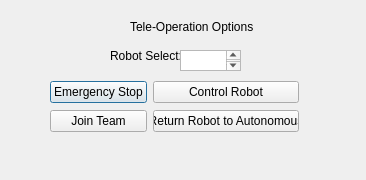
<?xml version="1.0" encoding="UTF-8"?>
<ui version="4.0">
 <class>OPNPartic</class>
 <widget class="QDialog" name="OPNPartic">
  <property name="geometry">
   <rect>
    <x>0</x>
    <y>0</y>
    <width>366</width>
    <height>180</height>
   </rect>
  </property>
  <property name="windowTitle">
   <string>Dialog</string>
  </property>
  <widget class="QWidget" name="layoutWidget">
   <property name="geometry">
    <rect>
     <x>50</x>
     <y>80</y>
     <width>249</width>
     <height>54</height>
    </rect>
   </property>
   <layout class="QHBoxLayout" name="horizontalLayout">
    <item>
     <layout class="QVBoxLayout" name="verticalLayout">
      <item>
       <widget class="QPushButton" name="pushButton">
        <property name="text">
         <string>Emergency Stop</string>
        </property>
       </widget>
      </item>
      <item>
       <widget class="QPushButton" name="pushButton_4">
        <property name="text">
         <string>Join Team</string>
        </property>
       </widget>
      </item>
     </layout>
    </item>
    <item>
     <layout class="QVBoxLayout" name="verticalLayout_2">
      <item>
       <widget class="QPushButton" name="pushButton_3">
        <property name="text">
         <string>Control Robot</string>
        </property>
       </widget>
      </item>
      <item>
       <widget class="QPushButton" name="pushButton_2">
        <property name="text">
         <string>Return Robot to Autonomous</string>
        </property>
       </widget>
      </item>
     </layout>
    </item>
   </layout>
  </widget>
  <widget class="QLabel" name="label">
   <property name="geometry">
    <rect>
     <x>130</x>
     <y>20</y>
     <width>143</width>
     <height>14</height>
    </rect>
   </property>
   <property name="text">
    <string>Tele-Operation Options</string>
   </property>
  </widget>
  <widget class="QLabel" name="label_2">
   <property name="geometry">
    <rect>
     <x>110</x>
     <y>40</y>
     <width>81</width>
     <height>31</height>
    </rect>
   </property>
   <property name="text">
    <string>Robot Select:</string>
   </property>
  </widget>
  <widget class="QTextEdit" name="textEdit">
   <property name="geometry">
    <rect>
     <x>180</x>
     <y>50</y>
     <width>61</width>
     <height>21</height>
    </rect>
   </property>
  </widget>
 </widget>
 <resources/>
 <connections/>
</ui>
